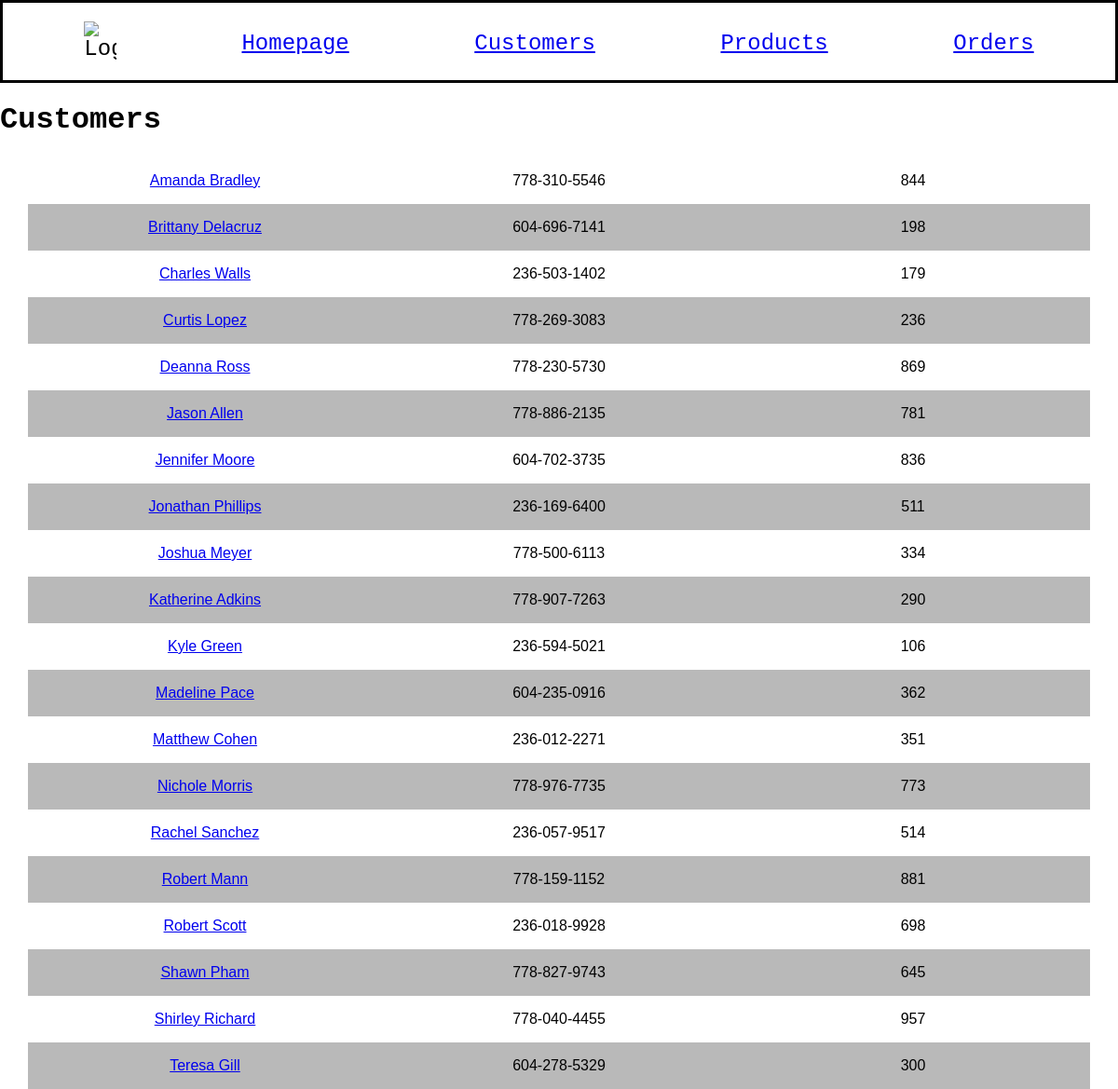
The page /customers on the database as committed earlier.
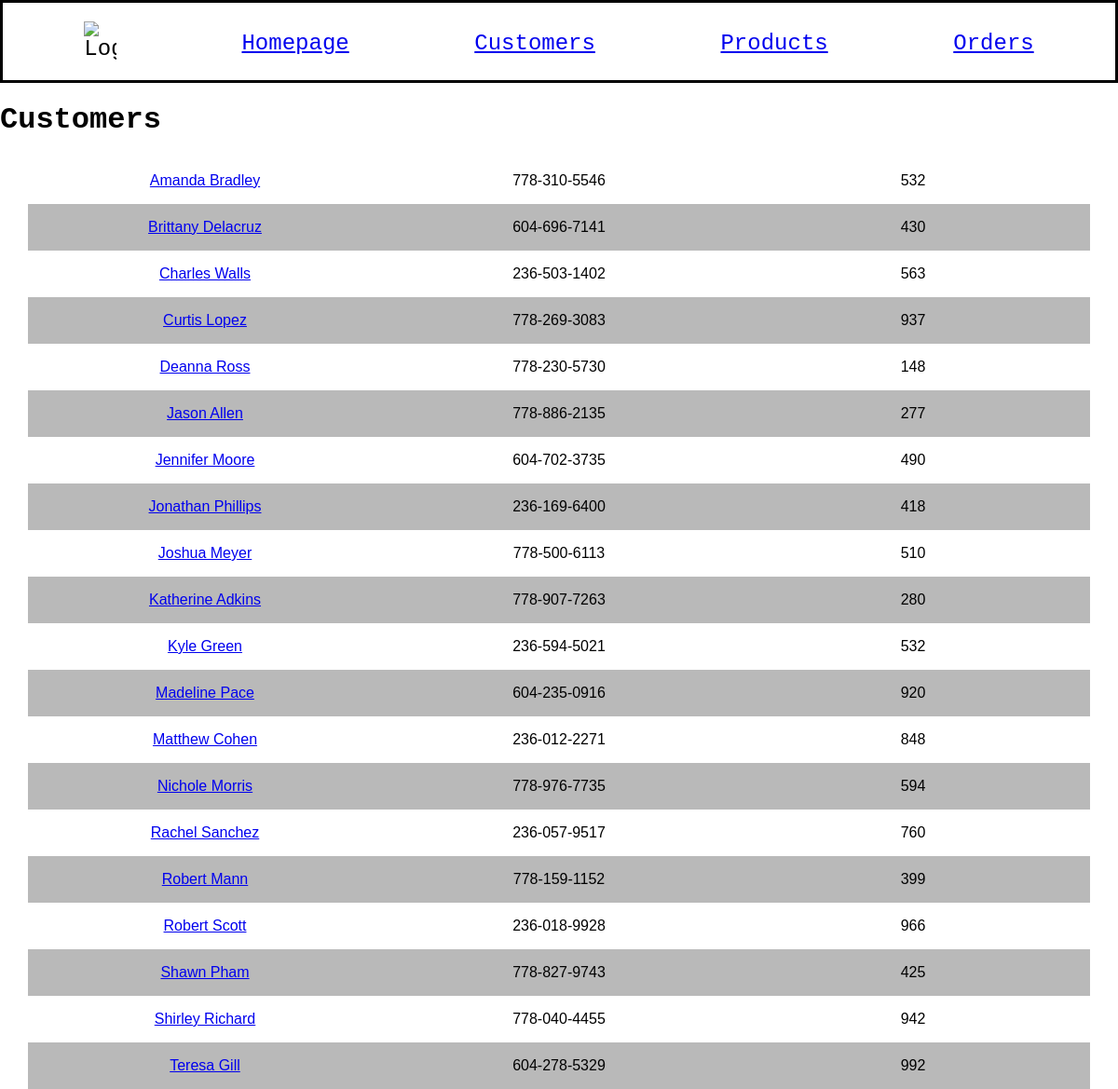
The same page on the database as committed later.
### models.py (models this page shows, shortened)
class Customer(db.Model):
    id = db.Column(db.Integer, primary_key=True)
    name = db.Column(db.String(200), nullable=False, unique=True)
    phone = db.Column(db.String(20), nullable=False, unique=True)
    balance = db.Column(db.Integer, nullable=False, default=0)
    orders = db.relationship('Order', backref='customer')

### app.py (the view)
@app.route("/customers")
def customers():
    statement = select(Customer).order_by(Customer.name)
    records = db.session.execute(statement)
    app_data = records.scalars()
    print(statement)
    return render_template("customers.html", customers=app_data)

### templates/customers.html
{% extends "base.html" %}
{% block content %}
<h1>Customers</h1>
{% for customer in customers %}
<div class="spreadsheet">
    <div>
        <a href="{{url_for('customer_detail', customer_id=customer.id)}}">{{ customer.name }}</a>
    </div>
    <div>
        <p class="info">{{ customer.phone }}</p>
    </div>
    <div>
        <p class="info">{{ customer.balance }}</p>
    </div>
</div>
{% endfor %}
{% endblock %}

### templates/base.html (shortened to what this page needs)
<!doctype html>
<html lang="en">
    <head>
        <link rel="stylesheet" href="{{ url_for('static', filename='style.css') }}">
    </head>
    <body>
        <nav>
            <img src="https://cdn-icons-png.flaticon.com/128/4507/4507860.png" alt="Logo" style="width: 3%;">
            <a href="{{ url_for('home') }}">Homepage</a>
            <a href="{{ url_for('customers') }}">Customers</a>
            <a href="{{ url_for('products') }}">Products</a>
            <a href="{{ url_for('orders') }}">Orders</a>
        </nav>
        {% block content %}{% endblock %}
    </body>
</html>

### static/style.css (style rules this page uses)
body { background-color: rgb(255, 255, 255); margin: 0 auto; font-family: 'Courier New', Courier, monospace; }
.spreadsheet { font-family: Arial, Helvetica, sans-serif; border-collapse: collapse; margin: 0px 30px 0px 30px; display: flex; justify-content: spac e-between; }
.spreadsheet div { flex: 1; display: flex; justify-content: center; align-items: center; }
.spreadsheet:nth-child(even) { background-color: rgb(185, 185, 185); }

Rows that differ between the two databases and show on the page:
changed Customer "Amanda Bradley": balance "844" → "532"
changed Customer "Brittany Delacruz": balance "198" → "430"
changed Customer "Charles Walls": balance "179" → "563"
changed Customer "Curtis Lopez": balance "236" → "937"
changed Customer "Deanna Ross": balance "869" → "148"
changed Customer "Jason Allen": balance "781" → "277"
changed Customer "Jennifer Moore": balance "836" → "490"
changed Customer "Jonathan Phillips": balance "511" → "418"
changed Customer "Joshua Meyer": balance "334" → "510"
changed Customer "Katherine Adkins": balance "290" → "280"
changed Customer "Kyle Green": balance "106" → "532"
changed Customer "Madeline Pace": balance "362" → "920"
changed Customer "Matthew Cohen": balance "351" → "848"
changed Customer "Nichole Morris": balance "773" → "594"
changed Customer "Rachel Sanchez": balance "514" → "760"
changed Customer "Robert Mann": balance "881" → "399"
changed Customer "Robert Scott": balance "698" → "966"
changed Customer "Shawn Pham": balance "645" → "425"
changed Customer "Shirley Richard": balance "957" → "942"
changed Customer "Teresa Gill": balance "300" → "992"
